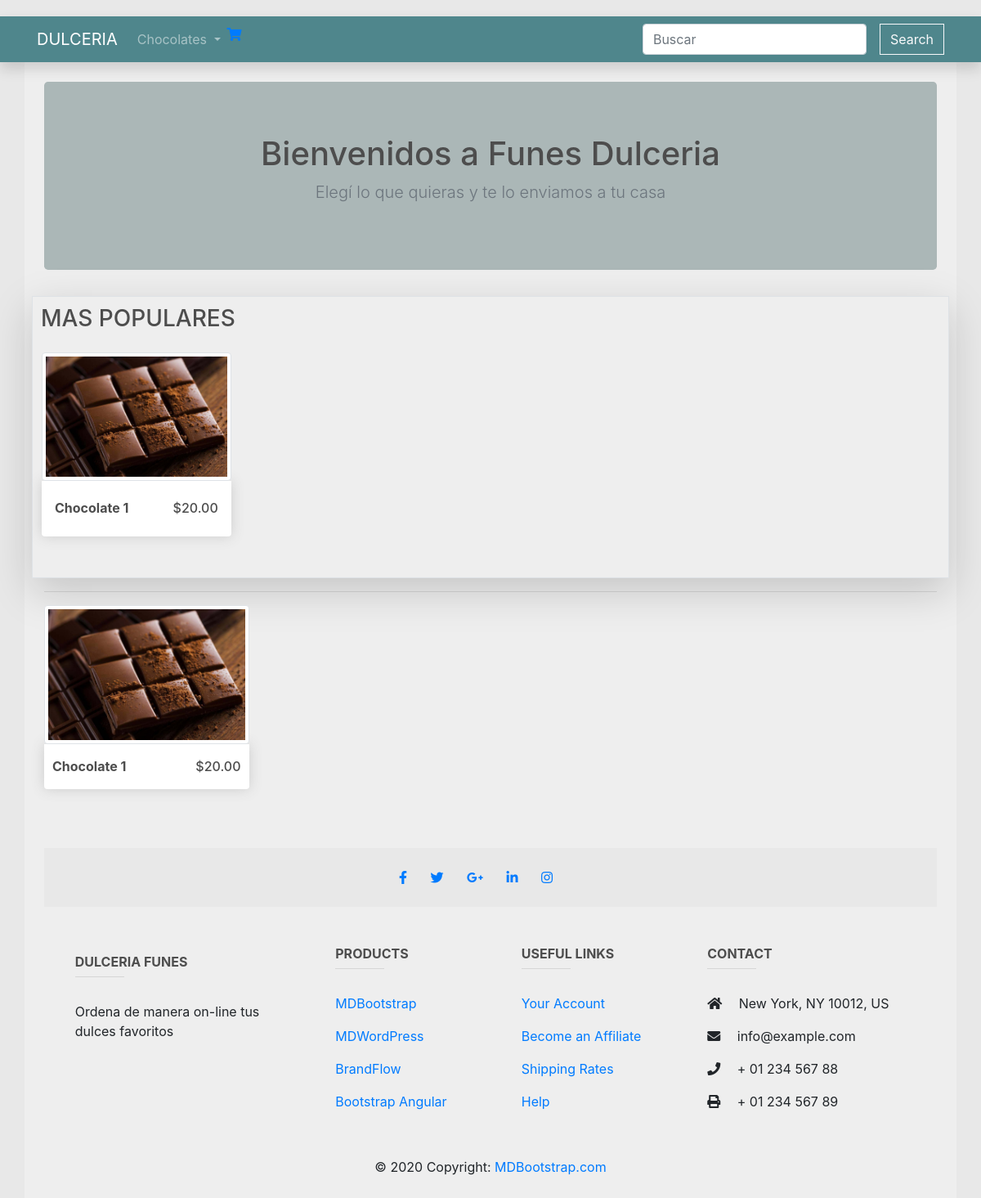
Before: / with the older database file.
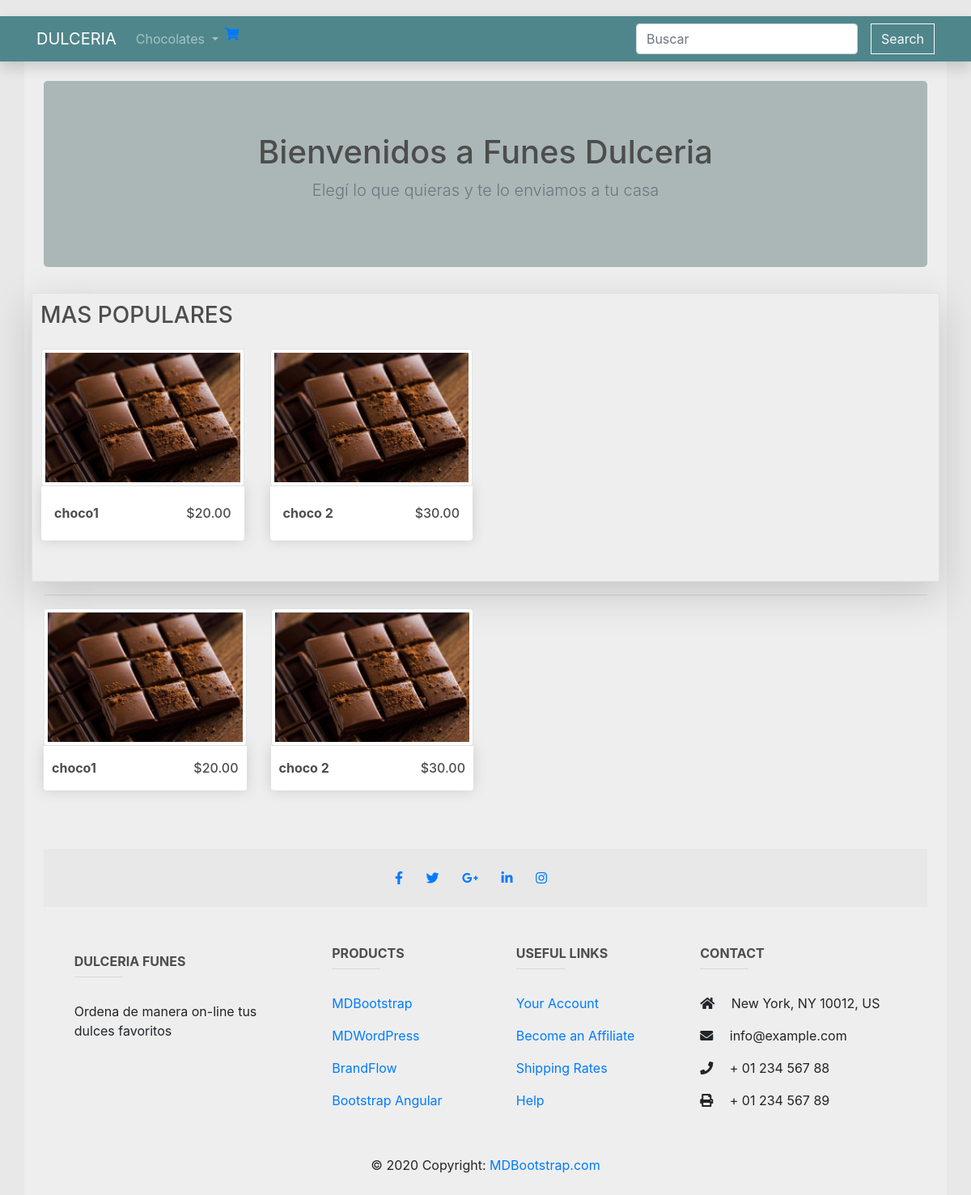
After: the same page with the newer database file.
### inventario_app/models.py (models this page shows, shortened)
class Product(models.Model):
    name = models.CharField(max_length=50, verbose_name="nombre")
    price = models.DecimalField(max_digits = 5, decimal_places= 2, verbose_name="precio")
    description = models.TextField(max_length=100, verbose_name="descripcion")
    timestamp = models.DateTimeField(default=timezone.now,blank=True, null=True)
    image = models.ImageField(default='chocolate.jpg',blank=True, null=True, verbose_name='imagen')
    category = models.ManyToManyField("Category", verbose_name='categoria', blank=True)
    views = models.IntegerField(default = 0, null=True, blank=True)

### inventario_app/views.py (the view)
# urls.py: path('', views.Index, name='index'),
def Index(request):
    products = Product.objects.all()
    featured = products.order_by("-views")[:4]
    return render(request, 'inventario_app/index.html', context={'products': products, 'featured':featured})

### inventario_app/templates/inventario_app/index.html (shortened to what this page needs)
{% extends 'inventario_app/base.html' %}
{% load static %}
    {% block body %}
    <div style='background-color:#abb7b7' class="jumbotron text-center expand">
        <h1 class="">Bienvenidos a Funes Dulceria</h1>
        <p class="lead text-muted">Elegí  lo que quieras y te lo enviamos a tu casa<p>
    </div>
    <div style="padding: 10px" class="row shadow-lg border boder-light">
        <div class='d-inline-flex'>
            <h3>MAS POPULARES</h3>
        </div>
        <div class="row">
            {% for product in featured %}
            <div class="p-3 col-lg-3 col-md-3 col-sm-3">
                <a href="{% url 'detail' id=product.id%}"><img class="img-thumbnail" src="{{product.image.url}}"></a>
                <div class="box-element product p-3">
                    <h6 class="pt-2" style="display: inline-block; float: right">${{product.price}}</h6>
                    <a href="{% url 'detail' id=product.id%}"><h6 class="pt-2" style="display: inline-block"><strong>{{product.name}}</strong></h6></a>
                </div>
                <br>
            </div>
            {% endfor %}
        </div>
    </div>
    <hr>
    <div class="row">
		{% for product in products %}
		<div class="col-lg-3 col-md-3 col-sm-3">
			<a href="{% url 'detail' id=product.id%}"><img class="img-thumbnail" src="{{product.image.url}}"></a>
			<div class="box-element product">
                <a href="{% url 'detail' id=product.id%}"><h6 class="pt-2" style="display: inline-block"><strong>{{product.name}}</strong></h6></a>
                <h6 class="pt-2" style="display: inline-block; float:right">${{product.price}}</h6>
            </div>
            <br>
		</div>
        {% endfor %}
    </div>
    {% endblock body %}

Changed rows visible on the page:
changed Product: name "Chocolate 1" → "choco1"
added Product: image (picture), price "30.00", name "choco 2"
